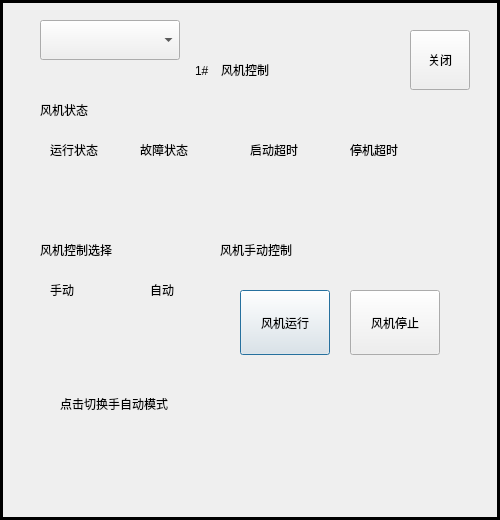
<?xml version="1.0" encoding="UTF-8"?>
<ui version="4.0">
 <class>FanControlDialog</class>
 <widget class="QDialog" name="FanControlDialog">
  <property name="geometry">
   <rect>
    <x>0</x>
    <y>0</y>
    <width>500</width>
    <height>520</height>
   </rect>
  </property>
  <property name="windowTitle">
   <string>Dialog</string>
  </property>
  <property name="styleSheet">
   <string notr="true"/>
  </property>
  <widget class="QLabel" name="fanIndexLabel">
   <property name="geometry">
    <rect>
     <x>195</x>
     <y>61</y>
     <width>25</width>
     <height>20</height>
    </rect>
   </property>
   <property name="text">
    <string>1#</string>
   </property>
  </widget>
  <widget class="QLabel" name="label">
   <property name="geometry">
    <rect>
     <x>221</x>
     <y>60</y>
     <width>100</width>
     <height>20</height>
    </rect>
   </property>
   <property name="text">
    <string>风机控制</string>
   </property>
  </widget>
  <widget class="QLabel" name="label_2">
   <property name="geometry">
    <rect>
     <x>50</x>
     <y>140</y>
     <width>70</width>
     <height>20</height>
    </rect>
   </property>
   <property name="text">
    <string>运行状态</string>
   </property>
  </widget>
  <widget class="QLabel" name="label_3">
   <property name="geometry">
    <rect>
     <x>140</x>
     <y>140</y>
     <width>70</width>
     <height>20</height>
    </rect>
   </property>
   <property name="text">
    <string>故障状态</string>
   </property>
  </widget>
  <widget class="QLabel" name="label_4">
   <property name="geometry">
    <rect>
     <x>250</x>
     <y>140</y>
     <width>70</width>
     <height>20</height>
    </rect>
   </property>
   <property name="text">
    <string>启动超时</string>
   </property>
  </widget>
  <widget class="QLabel" name="label_5">
   <property name="geometry">
    <rect>
     <x>350</x>
     <y>140</y>
     <width>70</width>
     <height>20</height>
    </rect>
   </property>
   <property name="text">
    <string>停机超时</string>
   </property>
  </widget>
  <widget class="QLabel" name="label_6">
   <property name="geometry">
    <rect>
     <x>20</x>
     <y>610</y>
     <width>54</width>
     <height>12</height>
    </rect>
   </property>
   <property name="text">
    <string>过压报警</string>
   </property>
  </widget>
  <widget class="QLabel" name="label_7">
   <property name="geometry">
    <rect>
     <x>80</x>
     <y>610</y>
     <width>54</width>
     <height>12</height>
    </rect>
   </property>
   <property name="text">
    <string>过热报警</string>
   </property>
  </widget>
  <widget class="QLabel" name="label_8">
   <property name="geometry">
    <rect>
     <x>140</x>
     <y>610</y>
     <width>65</width>
     <height>12</height>
    </rect>
   </property>
   <property name="text">
    <string>过力矩报警</string>
   </property>
  </widget>
  <widget class="QLabel" name="label_9">
   <property name="geometry">
    <rect>
     <x>40</x>
     <y>100</y>
     <width>70</width>
     <height>20</height>
    </rect>
   </property>
   <property name="text">
    <string>风机状态</string>
   </property>
  </widget>
  <widget class="QLabel" name="runStateLabel">
   <property name="geometry">
    <rect>
     <x>48</x>
     <y>170</y>
     <width>50</width>
     <height>50</height>
    </rect>
   </property>
   <property name="sizePolicy">
    <sizepolicy hsizetype="Expanding" vsizetype="Expanding">
     <horstretch>0</horstretch>
     <verstretch>0</verstretch>
    </sizepolicy>
   </property>
   <property name="autoFillBackground">
    <bool>false</bool>
   </property>
   <property name="text">
    <string/>
   </property>
  </widget>
  <widget class="QLabel" name="faultStateLabel">
   <property name="geometry">
    <rect>
     <x>138</x>
     <y>170</y>
     <width>50</width>
     <height>50</height>
    </rect>
   </property>
   <property name="sizePolicy">
    <sizepolicy hsizetype="Expanding" vsizetype="Expanding">
     <horstretch>0</horstretch>
     <verstretch>0</verstretch>
    </sizepolicy>
   </property>
   <property name="autoFillBackground">
    <bool>false</bool>
   </property>
   <property name="text">
    <string/>
   </property>
  </widget>
  <widget class="QLabel" name="alertStateLabel">
   <property name="geometry">
    <rect>
     <x>40</x>
     <y>670</y>
     <width>50</width>
     <height>50</height>
    </rect>
   </property>
   <property name="sizePolicy">
    <sizepolicy hsizetype="Expanding" vsizetype="Expanding">
     <horstretch>0</horstretch>
     <verstretch>0</verstretch>
    </sizepolicy>
   </property>
   <property name="autoFillBackground">
    <bool>false</bool>
   </property>
   <property name="text">
    <string/>
   </property>
  </widget>
  <widget class="QLabel" name="ofStateLabel">
   <property name="geometry">
    <rect>
     <x>140</x>
     <y>670</y>
     <width>50</width>
     <height>50</height>
    </rect>
   </property>
   <property name="sizePolicy">
    <sizepolicy hsizetype="Expanding" vsizetype="Expanding">
     <horstretch>0</horstretch>
     <verstretch>0</verstretch>
    </sizepolicy>
   </property>
   <property name="autoFillBackground">
    <bool>false</bool>
   </property>
   <property name="text">
    <string/>
   </property>
  </widget>
  <widget class="QLabel" name="ovStateLabel">
   <property name="geometry">
    <rect>
     <x>30</x>
     <y>630</y>
     <width>30</width>
     <height>30</height>
    </rect>
   </property>
   <property name="sizePolicy">
    <sizepolicy hsizetype="Expanding" vsizetype="Expanding">
     <horstretch>0</horstretch>
     <verstretch>0</verstretch>
    </sizepolicy>
   </property>
   <property name="autoFillBackground">
    <bool>false</bool>
   </property>
   <property name="text">
    <string/>
   </property>
  </widget>
  <widget class="QLabel" name="ohStateLabel">
   <property name="geometry">
    <rect>
     <x>90</x>
     <y>630</y>
     <width>30</width>
     <height>30</height>
    </rect>
   </property>
   <property name="sizePolicy">
    <sizepolicy hsizetype="Expanding" vsizetype="Expanding">
     <horstretch>0</horstretch>
     <verstretch>0</verstretch>
    </sizepolicy>
   </property>
   <property name="autoFillBackground">
    <bool>false</bool>
   </property>
   <property name="text">
    <string/>
   </property>
  </widget>
  <widget class="QLabel" name="otStateLabel">
   <property name="geometry">
    <rect>
     <x>150</x>
     <y>630</y>
     <width>30</width>
     <height>30</height>
    </rect>
   </property>
   <property name="sizePolicy">
    <sizepolicy hsizetype="Expanding" vsizetype="Expanding">
     <horstretch>0</horstretch>
     <verstretch>0</verstretch>
    </sizepolicy>
   </property>
   <property name="autoFillBackground">
    <bool>false</bool>
   </property>
   <property name="text">
    <string/>
   </property>
  </widget>
  <widget class="QLabel" name="label_10">
   <property name="geometry">
    <rect>
     <x>70</x>
     <y>540</y>
     <width>54</width>
     <height>12</height>
    </rect>
   </property>
   <property name="text">
    <string>运行频率</string>
   </property>
  </widget>
  <widget class="QLabel" name="label_11">
   <property name="geometry">
    <rect>
     <x>170</x>
     <y>540</y>
     <width>54</width>
     <height>12</height>
    </rect>
   </property>
   <property name="text">
    <string>输出电压</string>
   </property>
  </widget>
  <widget class="QLabel" name="label_12">
   <property name="geometry">
    <rect>
     <x>270</x>
     <y>540</y>
     <width>54</width>
     <height>12</height>
    </rect>
   </property>
   <property name="text">
    <string>输出电流</string>
   </property>
  </widget>
  <widget class="QLabel" name="label_13">
   <property name="geometry">
    <rect>
     <x>370</x>
     <y>540</y>
     <width>54</width>
     <height>12</height>
    </rect>
   </property>
   <property name="text">
    <string>输出功率</string>
   </property>
  </widget>
  <widget class="QLabel" name="runFreqLabel">
   <property name="geometry">
    <rect>
     <x>60</x>
     <y>570</y>
     <width>30</width>
     <height>12</height>
    </rect>
   </property>
   <property name="text">
    <string>0.0</string>
   </property>
   <property name="alignment">
    <set>Qt::AlignRight|Qt::AlignTrailing|Qt::AlignVCenter</set>
   </property>
  </widget>
  <widget class="QLabel" name="ovLabel">
   <property name="geometry">
    <rect>
     <x>160</x>
     <y>570</y>
     <width>30</width>
     <height>12</height>
    </rect>
   </property>
   <property name="text">
    <string>0.0</string>
   </property>
   <property name="alignment">
    <set>Qt::AlignRight|Qt::AlignTrailing|Qt::AlignVCenter</set>
   </property>
  </widget>
  <widget class="QLabel" name="ocLabel">
   <property name="geometry">
    <rect>
     <x>260</x>
     <y>570</y>
     <width>30</width>
     <height>12</height>
    </rect>
   </property>
   <property name="text">
    <string>0.0</string>
   </property>
   <property name="alignment">
    <set>Qt::AlignRight|Qt::AlignTrailing|Qt::AlignVCenter</set>
   </property>
  </widget>
  <widget class="QLabel" name="opLabel">
   <property name="geometry">
    <rect>
     <x>360</x>
     <y>570</y>
     <width>30</width>
     <height>12</height>
    </rect>
   </property>
   <property name="text">
    <string>0.0</string>
   </property>
   <property name="alignment">
    <set>Qt::AlignRight|Qt::AlignTrailing|Qt::AlignVCenter</set>
   </property>
  </widget>
  <widget class="QLabel" name="label_18">
   <property name="geometry">
    <rect>
     <x>100</x>
     <y>570</y>
     <width>20</width>
     <height>12</height>
    </rect>
   </property>
   <property name="text">
    <string>Hz</string>
   </property>
  </widget>
  <widget class="QLabel" name="label_19">
   <property name="geometry">
    <rect>
     <x>200</x>
     <y>570</y>
     <width>20</width>
     <height>12</height>
    </rect>
   </property>
   <property name="text">
    <string>V</string>
   </property>
  </widget>
  <widget class="QLabel" name="label_20">
   <property name="geometry">
    <rect>
     <x>300</x>
     <y>570</y>
     <width>20</width>
     <height>12</height>
    </rect>
   </property>
   <property name="text">
    <string>A</string>
   </property>
  </widget>
  <widget class="QLabel" name="label_21">
   <property name="geometry">
    <rect>
     <x>400</x>
     <y>570</y>
     <width>20</width>
     <height>12</height>
    </rect>
   </property>
   <property name="text">
    <string>KW</string>
   </property>
  </widget>
  <widget class="QLabel" name="label_14">
   <property name="geometry">
    <rect>
     <x>40</x>
     <y>240</y>
     <width>100</width>
     <height>20</height>
    </rect>
   </property>
   <property name="text">
    <string>风机控制选择</string>
   </property>
  </widget>
  <widget class="QLabel" name="label_16">
   <property name="geometry">
    <rect>
     <x>50</x>
     <y>280</y>
     <width>40</width>
     <height>20</height>
    </rect>
   </property>
   <property name="text">
    <string>手动</string>
   </property>
  </widget>
  <widget class="QLabel" name="label_17">
   <property name="geometry">
    <rect>
     <x>150</x>
     <y>280</y>
     <width>40</width>
     <height>20</height>
    </rect>
   </property>
   <property name="text">
    <string>自动</string>
   </property>
  </widget>
  <widget class="QLabel" name="label_22">
   <property name="geometry">
    <rect>
     <x>60</x>
     <y>394</y>
     <width>150</width>
     <height>20</height>
    </rect>
   </property>
   <property name="text">
    <string>点击切换手自动模式</string>
   </property>
  </widget>
  <widget class="QLabel" name="label_23">
   <property name="geometry">
    <rect>
     <x>220</x>
     <y>240</y>
     <width>100</width>
     <height>20</height>
    </rect>
   </property>
   <property name="text">
    <string>风机手动控制</string>
   </property>
  </widget>
  <widget class="MyCustomSlider" name="outputFreqSlider">
   <property name="geometry">
    <rect>
     <x>220</x>
     <y>650</y>
     <width>251</width>
     <height>30</height>
    </rect>
   </property>
   <property name="cursor">
    <cursorShape>ArrowCursor</cursorShape>
   </property>
   <property name="mouseTracking">
    <bool>true</bool>
   </property>
   <property name="autoFillBackground">
    <bool>false</bool>
   </property>
   <property name="maximum">
    <number>100</number>
   </property>
   <property name="orientation">
    <enum>Qt::Horizontal</enum>
   </property>
   <property name="invertedAppearance">
    <bool>false</bool>
   </property>
   <property name="tickPosition">
    <enum>QSlider::TicksAbove</enum>
   </property>
   <property name="tickInterval">
    <number>0</number>
   </property>
  </widget>
  <widget class="QPushButton" name="fanOpenPushButton">
   <property name="geometry">
    <rect>
     <x>240</x>
     <y>290</y>
     <width>90</width>
     <height>65</height>
    </rect>
   </property>
   <property name="text">
    <string>风机运行</string>
   </property>
  </widget>
  <widget class="QPushButton" name="fanStopPushButton">
   <property name="geometry">
    <rect>
     <x>350</x>
     <y>290</y>
     <width>90</width>
     <height>65</height>
    </rect>
   </property>
   <property name="text">
    <string>风机停止</string>
   </property>
  </widget>
  <widget class="QPushButton" name="switchFanModePushButton">
   <property name="geometry">
    <rect>
     <x>80</x>
     <y>310</y>
     <width>64</width>
     <height>64</height>
    </rect>
   </property>
   <property name="autoFillBackground">
    <bool>false</bool>
   </property>
   <property name="styleSheet">
    <string notr="true">background: transparent; </string>
   </property>
   <property name="text">
    <string/>
   </property>
   <property name="iconSize">
    <size>
     <width>64</width>
     <height>64</height>
    </size>
   </property>
   <property name="flat">
    <bool>true</bool>
   </property>
  </widget>
  <widget class="QComboBox" name="fanIndexComboBox">
   <property name="geometry">
    <rect>
     <x>40</x>
     <y>20</y>
     <width>140</width>
     <height>40</height>
    </rect>
   </property>
   <property name="font">
    <font>
     <pointsize>20</pointsize>
    </font>
   </property>
  </widget>
  <widget class="QLabel" name="label_24">
   <property name="enabled">
    <bool>true</bool>
   </property>
   <property name="geometry">
    <rect>
     <x>220</x>
     <y>606</y>
     <width>71</width>
     <height>20</height>
    </rect>
   </property>
   <property name="text">
    <string>输出频率选择</string>
   </property>
  </widget>
  <widget class="QLabel" name="label_25">
   <property name="geometry">
    <rect>
     <x>350</x>
     <y>610</y>
     <width>51</width>
     <height>16</height>
    </rect>
   </property>
   <property name="text">
    <string>当前频率</string>
   </property>
  </widget>
  <widget class="QLabel" name="outputFreqLabel">
   <property name="geometry">
    <rect>
     <x>410</x>
     <y>610</y>
     <width>21</width>
     <height>16</height>
    </rect>
   </property>
   <property name="text">
    <string>0.0</string>
   </property>
  </widget>
  <widget class="QLabel" name="label_26">
   <property name="geometry">
    <rect>
     <x>440</x>
     <y>610</y>
     <width>20</width>
     <height>12</height>
    </rect>
   </property>
   <property name="text">
    <string>Hz</string>
   </property>
  </widget>
  <widget class="QPushButton" name="closePushButton">
   <property name="geometry">
    <rect>
     <x>410</x>
     <y>30</y>
     <width>60</width>
     <height>60</height>
    </rect>
   </property>
   <property name="font">
    <font>
     <family>Ubuntu</family>
    </font>
   </property>
   <property name="text">
    <string>关闭</string>
   </property>
  </widget>
  <widget class="Line" name="line">
   <property name="geometry">
    <rect>
     <x>0</x>
     <y>0</y>
     <width>500</width>
     <height>3</height>
    </rect>
   </property>
   <property name="frameShadow">
    <enum>QFrame::Plain</enum>
   </property>
   <property name="lineWidth">
    <number>3</number>
   </property>
   <property name="orientation">
    <enum>Qt::Horizontal</enum>
   </property>
  </widget>
  <widget class="Line" name="line_2">
   <property name="geometry">
    <rect>
     <x>0</x>
     <y>517</y>
     <width>500</width>
     <height>3</height>
    </rect>
   </property>
   <property name="frameShadow">
    <enum>QFrame::Plain</enum>
   </property>
   <property name="lineWidth">
    <number>3</number>
   </property>
   <property name="orientation">
    <enum>Qt::Horizontal</enum>
   </property>
  </widget>
  <widget class="Line" name="line_3">
   <property name="geometry">
    <rect>
     <x>0</x>
     <y>0</y>
     <width>3</width>
     <height>520</height>
    </rect>
   </property>
   <property name="frameShadow">
    <enum>QFrame::Plain</enum>
   </property>
   <property name="lineWidth">
    <number>3</number>
   </property>
   <property name="orientation">
    <enum>Qt::Vertical</enum>
   </property>
  </widget>
  <widget class="Line" name="line_4">
   <property name="geometry">
    <rect>
     <x>497</x>
     <y>0</y>
     <width>3</width>
     <height>520</height>
    </rect>
   </property>
   <property name="frameShadow">
    <enum>QFrame::Plain</enum>
   </property>
   <property name="lineWidth">
    <number>3</number>
   </property>
   <property name="orientation">
    <enum>Qt::Vertical</enum>
   </property>
  </widget>
  <widget class="QLabel" name="startStateLabel">
   <property name="geometry">
    <rect>
     <x>250</x>
     <y>170</y>
     <width>50</width>
     <height>50</height>
    </rect>
   </property>
   <property name="sizePolicy">
    <sizepolicy hsizetype="Expanding" vsizetype="Expanding">
     <horstretch>0</horstretch>
     <verstretch>0</verstretch>
    </sizepolicy>
   </property>
   <property name="autoFillBackground">
    <bool>false</bool>
   </property>
   <property name="text">
    <string/>
   </property>
  </widget>
  <widget class="QLabel" name="endStateLabel">
   <property name="geometry">
    <rect>
     <x>350</x>
     <y>170</y>
     <width>50</width>
     <height>50</height>
    </rect>
   </property>
   <property name="sizePolicy">
    <sizepolicy hsizetype="Expanding" vsizetype="Expanding">
     <horstretch>0</horstretch>
     <verstretch>0</verstretch>
    </sizepolicy>
   </property>
   <property name="autoFillBackground">
    <bool>false</bool>
   </property>
   <property name="text">
    <string/>
   </property>
  </widget>
 </widget>
 <customwidgets>
  <customwidget>
   <class>MyCustomSlider</class>
   <extends>QSlider</extends>
   <header location="global">mycustomslider.h</header>
  </customwidget>
 </customwidgets>
 <resources/>
 <connections/>
</ui>
